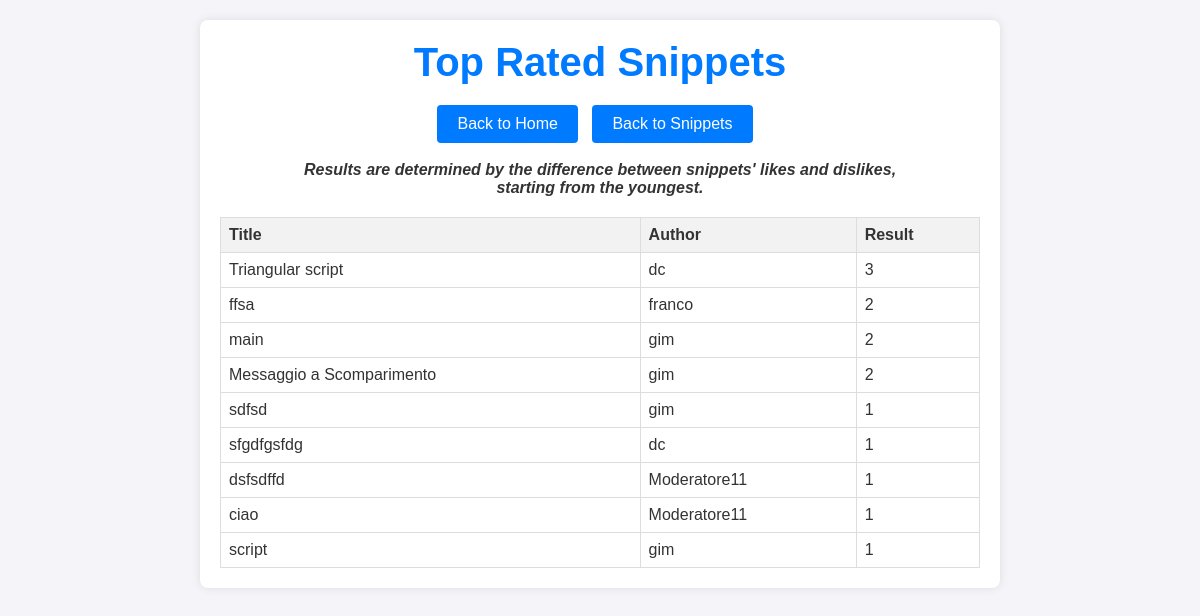
/rates/snippets, run on an earlier commit of the app's database.
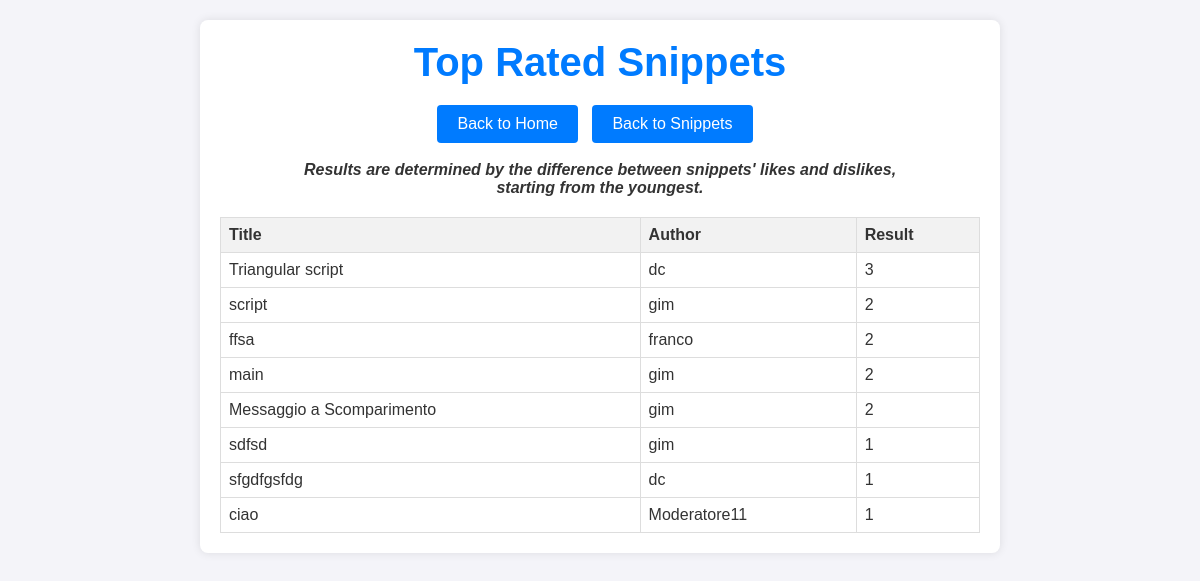
And on a later commit of the database.
### snippets/models.py (models this page shows, shortened)
class Snippet(models.Model):
    title = models.CharField(max_length=255)
    language = models.ForeignKey(Language, related_name='snippets', on_delete=models.CASCADE)
    author = models.ForeignKey(User, related_name='snippets', on_delete=models.CASCADE)
    description = models.TextField()
    description_html = models.TextField(editable=False)
    code = models.TextField()
    highlighted_code = models.TextField(editable=False)
    pub_date = models.DateTimeField(default=timezone.now, editable=False)
    update_date = models.DateTimeField(default=timezone.now, editable=False)
    tags = models.CharField(max_length=255, default='')
    class Meta:
        ordering = ['-pub_date']

### ratings/views.py (the view)
# urls.py: path('snippets', TopRatedSnippetsView, name='top_rated_snippets'),
def TopRatedSnippetsView(request):
    top_snippets = Snippet.objects.annotate(
        total_likes=Count('ratings', filter=Q(ratings__rating='like')),
        total_dislikes=Count('ratings', filter=Q(ratings__rating='dislike'))
    ).annotate(
        popularity_score=F('total_likes') - F('total_dislikes')
    ).order_by('-popularity_score')[:10]  # Retrieve the top 10 snippets based on popularity_score
    popularity_score_arr = []
    for snippet in top_snippets:
        popularity_score = snippet.popularity_score
        if snippet.popularity_score <= 0:
            continue
        popularity_score_arr.append({  # Constructs a dictionary and appends it to "popularity_score_arr"
            'snippet': snippet,
            'popularity_score': popularity_score
        })
    context = {
        'top_snippets': popularity_score_arr  # Uses the proper array with best snippets
    }
    return render(request, 'ratings/templates/top_rated_snippets.html', context)

### ratings/templates/top_rated_snippets.html (shortened to what this page needs)
{% load static %}
<!DOCTYPE html>
<html lang="en">
<head>
    <link rel="stylesheet" href="{% static 'css/popular.css' %}">
</head>
<body>
<div class="container">
    <header>
        <h1>Top Rated Snippets</h1>
        <footer>
            <a href="{% url 'home' %}" class="btn">Back to Home</a>
            <a href="{% url 'snippet_list' %}" class="btn">Back to Snippets</a>
        </footer>
        <address>
            <br>
            <b>
                Results are determined by the difference between snippets' likes and dislikes, <br>starting from the youngest.
            </b>
        </address>
    </header>
    <main>
        <table>
            <thead>
            <tr>
                <th>Title</th>
                <th>Author</th>
                <th>Result</th>
            </tr>
            </thead>
            <tbody>
            {% for item in top_snippets %}
                <tr>
                    {% if item.popularity_score > 0 %}
                        <td>{{ item.snippet.title }}</td>
                        <td>{{ item.snippet.author }}</td>
                        <td>{{ item.popularity_score }}</td>
                    {% endif %}
                </tr>
            {% empty %}
                <tr>
                    <td colspan="3">No snippets found...</td>
                </tr>
            {% endfor %}
            </tbody>
        </table>
    </main>
</div>
</body>
</html>

What changed in the data, as far as the page shows it:
removed Snippet: snippet "dsfsdffd", snippet.author "Moderatore11", popularity_score "1"
changed Snippet "script": popularity_score "1" → "2"; moves up the list
